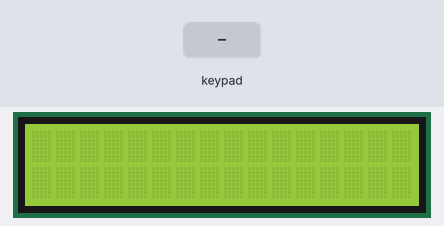
The sketch below on a simulated Arduino Mega 2560, built with avr-gcc and run on an emulated ATmega2560. Shown: 16×2 character LCD. Inputs (shaded band) come from the test bench.

Above: at 1.2 s.
1.3 s: keypad keys 1 2 5 4 7 # pressed 0.4 s apart
At 3.8 s:
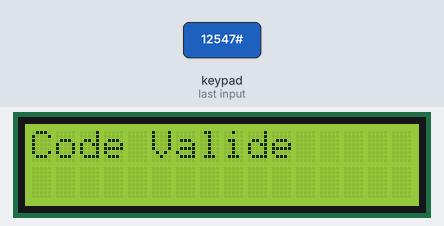
5.2 s: key 'A' pressed
At 6.4 s:
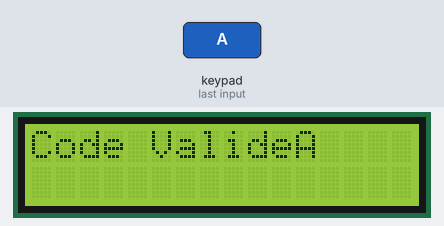
6.7 s: key 'B' pressed
At 7.3 s:
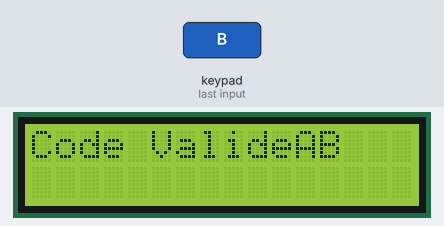
8.2 s: keypad keys 2 3 2 5 2 7 2 9 # pressed 0.4 s apart
At 12.5 s:
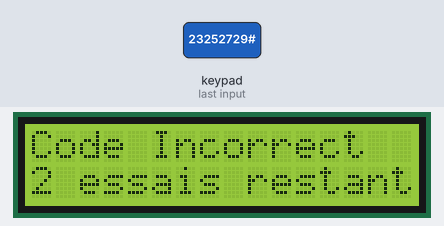
14.8 s: key 'C' pressed
At 16.0 s:
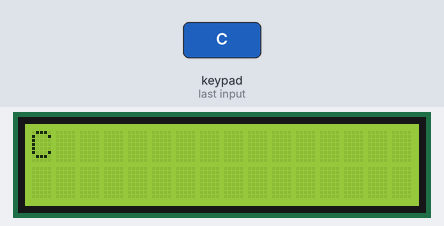
16.3 s: keypad keys 1 2 5 4 7 * pressed 0.4 s apart
At 18.7 s:
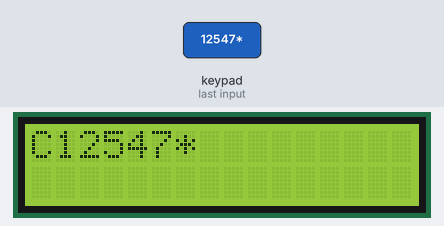
Timing chart, 0 to 20.2 s (numbered marks = the images above; inputs shaded):
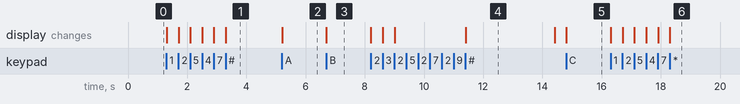

The sketch:

custom_keypad_show.ino
```cpp
#include <LiquidCrystal.h>
#include <Keypad.h>

const String secret = "12547";

LiquidCrystal lcd(7, 8, 9, 10, 11, 12);


char hexaKeys[4][4] = {
  {'1', '2', '3', 'A'},
  {'4', '5', '6', 'B'},
  {'7', '8', '9', 'C'},
  {'*', '0', '#', 'D'}
};
int attemps = 3;
String code;
boolean locked = false;
byte rowPins[4] = {23, 25, 27, 29}; //connect to the row pinouts of the keypad
byte colPins[4] = {31, 33, 35, 37}; //connect to the column pinouts of the keypad

//initialize an instance of class NewKeypad
Keypad customKeypad = Keypad( makeKeymap(hexaKeys), rowPins, colPins, 4, 4);

void setup() {
  lcd.begin(16, 2);
}

void loop() {
  char customKey = customKeypad.getKey();

  if (customKey) {
    if (customKey == 'D' && not locked) {
      lcd.clear();
      code = "";
    }
    else if (customKey == '#') {
      if (code == secret) {
        lcd.clear();
        lcd.print("Code Valide");
        code = "";
      }
      else {
        lcd.clear();
        if (attemps > 1) {
          attemps = attemps - 1;
          lcd.print("Code Incorrect");
          lcd.setCursor(0, 1);
          lcd.print("  essais restants");
          lcd.setCursor(0, 1);
          lcd.print(attemps);
          code = "";
          delay(3000);
          lcd.clear();

        }
        else {
          lcd.print("Code Bloque");
          lcd.setCursor(16, 1);
          locked = true;
        }
      }
    }
    else if (not locked) {
      lcd.print(customKey);
      String str_customKey = String(customKey);
      code = code + customKey;
    }
  }
}
```

Measured:
- after the input at 1.3 s, the display: first changes at once (image 1 shows a later state)
- after the input at 5.2 s, the display: changes at once (image 2)
- after the input at 6.7 s, the display: changes at once (image 3)
- after the input at 8.2 s, the display: first changes at once (image 4 shows a later state)
- after the input at 14.8 s, the display: changes at once (image 5)
- after the input at 16.3 s, the display: first changes at once (image 6 shows a later state)
- what the display in image 4 shows lasts 3.0 s, from 11.4 s to 14.4 s
